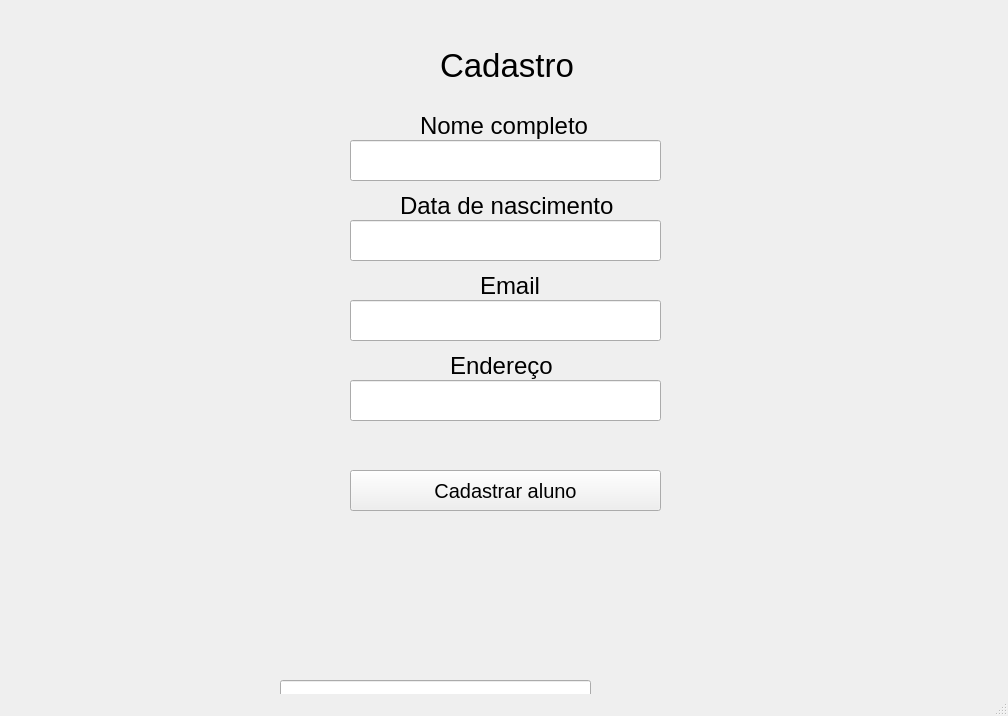
<?xml version="1.0" encoding="UTF-8"?>
<ui version="4.0">
 <class>MainWindow</class>
 <widget class="QMainWindow" name="MainWindow">
  <property name="geometry">
   <rect>
    <x>0</x>
    <y>0</y>
    <width>1008</width>
    <height>716</height>
   </rect>
  </property>
  <property name="windowTitle">
   <string>MainWindow</string>
  </property>
  <widget class="QWidget" name="centralwidget">
   <widget class="QLabel" name="label">
    <property name="geometry">
     <rect>
      <x>440</x>
      <y>30</y>
      <width>161</width>
      <height>71</height>
     </rect>
    </property>
    <property name="font">
     <font>
      <pointsize>25</pointsize>
     </font>
    </property>
    <property name="text">
     <string>Cadastro</string>
    </property>
   </widget>
   <widget class="QLabel" name="label_2">
    <property name="geometry">
     <rect>
      <x>420</x>
      <y>110</y>
      <width>171</width>
      <height>31</height>
     </rect>
    </property>
    <property name="font">
     <font>
      <pointsize>18</pointsize>
     </font>
    </property>
    <property name="text">
     <string>Nome completo</string>
    </property>
   </widget>
   <widget class="QLineEdit" name="lineEdit">
    <property name="geometry">
     <rect>
      <x>350</x>
      <y>140</y>
      <width>311</width>
      <height>41</height>
     </rect>
    </property>
   </widget>
   <widget class="QLineEdit" name="lineEdit_2">
    <property name="geometry">
     <rect>
      <x>350</x>
      <y>220</y>
      <width>311</width>
      <height>41</height>
     </rect>
    </property>
   </widget>
   <widget class="QLineEdit" name="lineEdit_3">
    <property name="geometry">
     <rect>
      <x>350</x>
      <y>380</y>
      <width>311</width>
      <height>41</height>
     </rect>
    </property>
   </widget>
   <widget class="QLineEdit" name="lineEdit_4">
    <property name="geometry">
     <rect>
      <x>350</x>
      <y>300</y>
      <width>311</width>
      <height>41</height>
     </rect>
    </property>
   </widget>
   <widget class="QLabel" name="label_3">
    <property name="geometry">
     <rect>
      <x>450</x>
      <y>350</y>
      <width>111</width>
      <height>31</height>
     </rect>
    </property>
    <property name="font">
     <font>
      <pointsize>18</pointsize>
     </font>
    </property>
    <property name="text">
     <string>Endereço</string>
    </property>
   </widget>
   <widget class="QLabel" name="label_4">
    <property name="geometry">
     <rect>
      <x>480</x>
      <y>270</y>
      <width>111</width>
      <height>31</height>
     </rect>
    </property>
    <property name="font">
     <font>
      <pointsize>18</pointsize>
     </font>
    </property>
    <property name="text">
     <string>Email</string>
    </property>
   </widget>
   <widget class="QLabel" name="label_5">
    <property name="geometry">
     <rect>
      <x>400</x>
      <y>190</y>
      <width>221</width>
      <height>31</height>
     </rect>
    </property>
    <property name="font">
     <font>
      <pointsize>18</pointsize>
     </font>
    </property>
    <property name="text">
     <string>Data de nascimento</string>
    </property>
   </widget>
   <widget class="QLineEdit" name="lineEdit_5">
    <property name="geometry">
     <rect>
      <x>280</x>
      <y>680</y>
      <width>311</width>
      <height>41</height>
     </rect>
    </property>
   </widget>
   <widget class="QPushButton" name="pushButton">
    <property name="geometry">
     <rect>
      <x>350</x>
      <y>470</y>
      <width>311</width>
      <height>41</height>
     </rect>
    </property>
    <property name="font">
     <font>
      <pointsize>15</pointsize>
     </font>
    </property>
    <property name="text">
     <string>Cadastrar aluno</string>
    </property>
   </widget>
  </widget>
  <widget class="QMenuBar" name="menubar">
   <property name="geometry">
    <rect>
     <x>0</x>
     <y>0</y>
     <width>1008</width>
     <height>21</height>
    </rect>
   </property>
  </widget>
  <widget class="QStatusBar" name="statusbar"/>
 </widget>
 <resources/>
 <connections/>
</ui>
